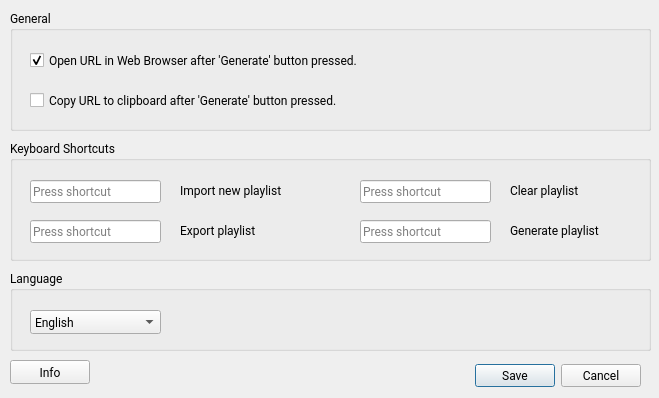
<?xml version="1.0" encoding="UTF-8"?>
<ui version="4.0">
 <class>Dialog</class>
 <widget class="QDialog" name="Dialog">
  <property name="geometry">
   <rect>
    <x>0</x>
    <y>0</y>
    <width>659</width>
    <height>398</height>
   </rect>
  </property>
  <property name="minimumSize">
   <size>
    <width>659</width>
    <height>398</height>
   </size>
  </property>
  <property name="maximumSize">
   <size>
    <width>659</width>
    <height>398</height>
   </size>
  </property>
  <property name="font">
   <font>
    <family>Roboto</family>
   </font>
  </property>
  <property name="windowTitle">
   <string>Settings</string>
  </property>
  <widget class="QDialogButtonBox" name="buttonBox">
   <property name="geometry">
    <rect>
     <x>300</x>
     <y>360</y>
     <width>341</width>
     <height>32</height>
    </rect>
   </property>
   <property name="orientation">
    <enum>Qt::Horizontal</enum>
   </property>
   <property name="standardButtons">
    <set>QDialogButtonBox::Cancel|QDialogButtonBox::Save</set>
   </property>
  </widget>
  <widget class="QGroupBox" name="groupBox_General">
   <property name="geometry">
    <rect>
     <x>10</x>
     <y>10</y>
     <width>641</width>
     <height>121</height>
    </rect>
   </property>
   <property name="title">
    <string>General</string>
   </property>
   <widget class="QCheckBox" name="checkBox_option1">
    <property name="geometry">
     <rect>
      <x>20</x>
      <y>40</y>
      <width>481</width>
      <height>20</height>
     </rect>
    </property>
    <property name="text">
     <string>Open URL in Web Browser after 'Generate' button pressed.</string>
    </property>
    <property name="checked">
     <bool>true</bool>
    </property>
    <property name="autoExclusive">
     <bool>false</bool>
    </property>
   </widget>
   <widget class="QCheckBox" name="checkBox_option2">
    <property name="geometry">
     <rect>
      <x>20</x>
      <y>80</y>
      <width>481</width>
      <height>20</height>
     </rect>
    </property>
    <property name="text">
     <string>Copy URL to clipboard after 'Generate' button pressed.</string>
    </property>
    <property name="autoExclusive">
     <bool>false</bool>
    </property>
   </widget>
  </widget>
  <widget class="QGroupBox" name="groupBox_2">
   <property name="geometry">
    <rect>
     <x>10</x>
     <y>140</y>
     <width>641</width>
     <height>121</height>
    </rect>
   </property>
   <property name="title">
    <string>Keyboard Shortcuts</string>
   </property>
   <widget class="QKeySequenceEdit" name="keySequenceEdit_option1">
    <property name="geometry">
     <rect>
      <x>20</x>
      <y>40</y>
      <width>131</width>
      <height>24</height>
     </rect>
    </property>
   </widget>
   <widget class="QLabel" name="label_keyboard_shortcuts_option1">
    <property name="geometry">
     <rect>
      <x>170</x>
      <y>40</y>
      <width>121</width>
      <height>20</height>
     </rect>
    </property>
    <property name="text">
     <string>Import new playlist</string>
    </property>
   </widget>
   <widget class="QLabel" name="label_keyboard_shortcuts_option2">
    <property name="geometry">
     <rect>
      <x>170</x>
      <y>80</y>
      <width>121</width>
      <height>20</height>
     </rect>
    </property>
    <property name="text">
     <string>Export playlist</string>
    </property>
   </widget>
   <widget class="QKeySequenceEdit" name="keySequenceEdit_option2">
    <property name="geometry">
     <rect>
      <x>20</x>
      <y>80</y>
      <width>131</width>
      <height>24</height>
     </rect>
    </property>
   </widget>
   <widget class="QLabel" name="label_keyboard_shortcuts_option3">
    <property name="geometry">
     <rect>
      <x>500</x>
      <y>40</y>
      <width>121</width>
      <height>20</height>
     </rect>
    </property>
    <property name="text">
     <string>Clear playlist</string>
    </property>
   </widget>
   <widget class="QKeySequenceEdit" name="keySequenceEdit_option3">
    <property name="geometry">
     <rect>
      <x>350</x>
      <y>40</y>
      <width>131</width>
      <height>24</height>
     </rect>
    </property>
   </widget>
   <widget class="QLabel" name="label_keyboard_shortcuts_option4">
    <property name="geometry">
     <rect>
      <x>500</x>
      <y>80</y>
      <width>121</width>
      <height>20</height>
     </rect>
    </property>
    <property name="text">
     <string>Generate playlist</string>
    </property>
   </widget>
   <widget class="QKeySequenceEdit" name="keySequenceEdit_option4">
    <property name="geometry">
     <rect>
      <x>350</x>
      <y>80</y>
      <width>131</width>
      <height>24</height>
     </rect>
    </property>
   </widget>
  </widget>
  <widget class="QGroupBox" name="groupBox">
   <property name="geometry">
    <rect>
     <x>10</x>
     <y>270</y>
     <width>641</width>
     <height>81</height>
    </rect>
   </property>
   <property name="title">
    <string>Language</string>
   </property>
   <widget class="QComboBox" name="comboBox_language">
    <property name="geometry">
     <rect>
      <x>20</x>
      <y>40</y>
      <width>131</width>
      <height>24</height>
     </rect>
    </property>
    <item>
     <property name="text">
      <string>English</string>
     </property>
    </item>
    <item>
     <property name="text">
      <string>Deutsch</string>
     </property>
    </item>
   </widget>
  </widget>
  <widget class="QPushButton" name="pushButton_info">
   <property name="geometry">
    <rect>
     <x>10</x>
     <y>360</y>
     <width>80</width>
     <height>24</height>
    </rect>
   </property>
   <property name="text">
    <string>Info</string>
   </property>
  </widget>
 </widget>
 <resources/>
 <connections>
  <connection>
   <sender>buttonBox</sender>
   <signal>accepted()</signal>
   <receiver>Dialog</receiver>
   <slot>accept()</slot>
   <hints>
    <hint type="sourcelabel">
     <x>248</x>
     <y>254</y>
    </hint>
    <hint type="destinationlabel">
     <x>157</x>
     <y>274</y>
    </hint>
   </hints>
  </connection>
  <connection>
   <sender>buttonBox</sender>
   <signal>rejected()</signal>
   <receiver>Dialog</receiver>
   <slot>reject()</slot>
   <hints>
    <hint type="sourcelabel">
     <x>316</x>
     <y>260</y>
    </hint>
    <hint type="destinationlabel">
     <x>286</x>
     <y>274</y>
    </hint>
   </hints>
  </connection>
 </connections>
</ui>
